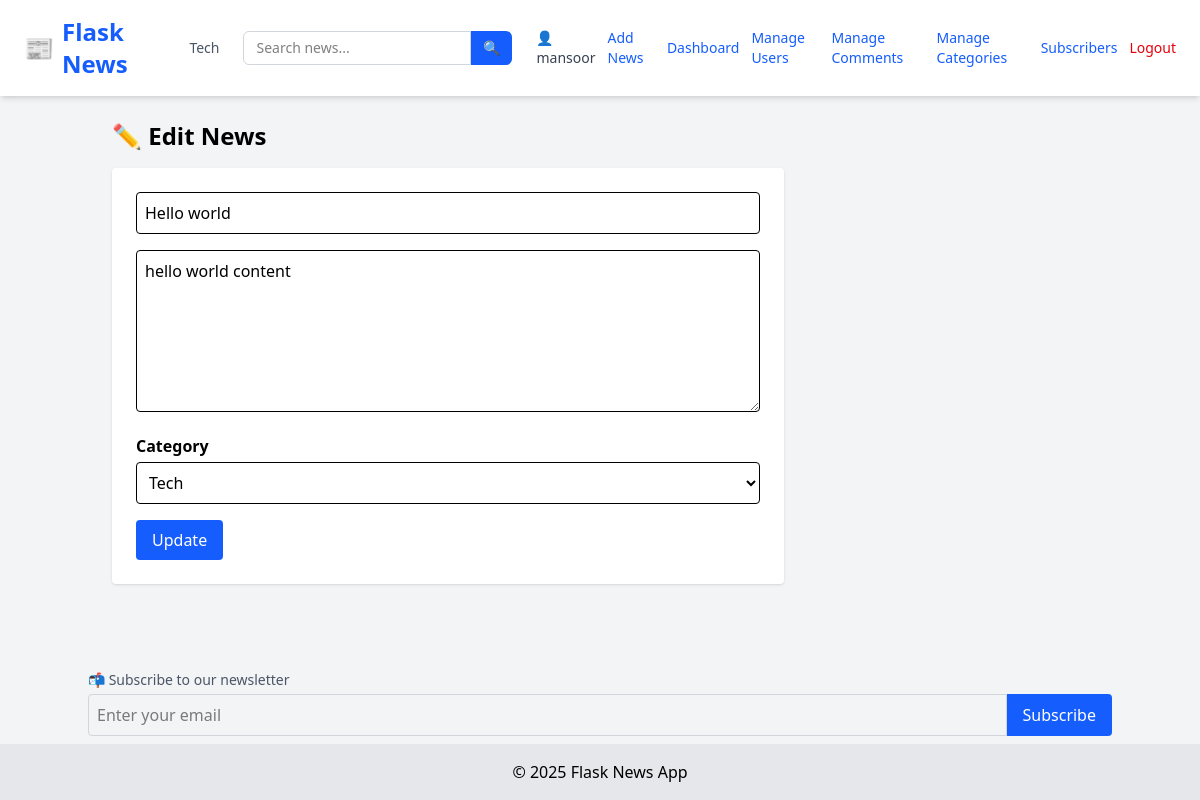
/edit/1 (signed in), run on the app's committed database.
### tables this page shows
CREATE TABLE categories (
            id INTEGER PRIMARY KEY AUTOINCREMENT,
            name TEXT UNIQUE NOT NULL
        );

CREATE TABLE users (
            id INTEGER PRIMARY KEY AUTOINCREMENT,
            username TEXT NOT NULL,
            email TEXT UNIQUE NOT NULL,
            password TEXT NOT NULL,
            role TEXT DEFAULT 'user'
        );

CREATE TABLE news (
            id INTEGER PRIMARY KEY AUTOINCREMENT,
            title TEXT,
            content TEXT,
            image TEXT,
            author_id INTEGER,
            category_id INTEGER,
            view_count INTEGER DEFAULT 0,
            FOREIGN KEY(author_id) REFERENCES users(id),
            FOREIGN KEY(category_id) REFERENCES categories(id)
        );

### app/admin_routes.py (the view, shortened to what this page needs)
@admin.route('/edit/<int:id>', methods=['GET', 'POST'])
@login_required
@admin_only
def edit_news(id):
    conn = sqlite3.connect(current_app.config['DATABASE'])
    c = conn.cursor()
    c.execute("SELECT id, name FROM categories")
    categories = c.fetchall()
    c.execute("SELECT id, title, content FROM news WHERE id = ?", (id,))
    news = c.fetchone()
    conn.close()
    if not news:
        return "News not found", 404
    return render_template('edit_news.html', news=news,categories=categories)

### app/__init__.py (called while the page is built)
def create_app():
    app = Flask(__name__, instance_relative_config=True)
    app.config.from_object('config.Config')
    from app.routes import main
    app.register_blueprint(main)
    from app.admin_routes import admin
    app.register_blueprint(admin)
    from app.user_routes import user
    app.register_blueprint(user)
    init_db(app)
    login_manager.init_app(app)
    @login_manager.user_loader
    def user_loader(user_id):
        return load_user(user_id)
    @app.context_processor
    def inject_now():
        return {'now': datetime.now}
    @app.context_processor
    def inject_categories():
        conn = sqlite3.connect(current_app.config['DATABASE'])
        c = conn.cursor()
        c.execute("SELECT id, name FROM categories ORDER BY name ASC")
        categories = c.fetchall()
        conn.close()
        return {'categories': categories}
    return app

### app/models.py (called while the page is built)
def load_user(user_id):
    conn = sqlite3.connect(current_app.config['DATABASE'])
    c = conn.cursor()
    c.execute("SELECT id, username,email, role FROM users WHERE id = ?", (user_id,))
    row = c.fetchone()
    conn.close()
    if row:
        return User(*row)
    return None

### app/utils.py (called while the page is built)
def admin_only(f):
    @wraps(f)
    def decorated(*args, **kwargs):
        if not current_user.is_authenticated or current_user.role != 'admin':
            abort(403)
        return f(*args, **kwargs)
    return decorated

### app/templates/edit_news.html
{% extends "layout.html" %} {% block title %}Edit News{% endblock %} {% block
content %}
<h2 class="text-2xl font-bold mb-4">✏️ Edit News</h2>
<form method="POST" class="bg-white p-6 rounded shadow max-w-2xl">
  <input
    name="title"
    type="text"
    value="{{ news[1] }}"
    required
    class="w-full mb-4 p-2 border rounded"
  />
  <textarea
    name="content"
    required
    class="w-full mb-4 p-2 border rounded"
    rows="6"
  >
{{ news[2] }}</textarea
  >
<div class="mb-4">
  <label class="block mb-1 font-semibold">Category</label>
  <select name="category" class="w-full p-2 border rounded" required>
    {% for cat in categories %}
    <option value="{{ cat[0] }}"
      {% if news and news[3] == cat[0] %}selected{% endif %}>
      {{ cat[1] }}
    </option>
    {% endfor %}
  </select>
</div>
  <button type="submit" class="bg-blue-600 text-white px-4 py-2 rounded">
    Update
  </button>
</form>
{% endblock %}

### app/templates/layout.html (shortened to what this page needs)
<!DOCTYPE html>
<html lang="en">
  <head>
    <link
      rel="stylesheet"
      href="https://cdnjs.cloudflare.com/ajax/libs/font-awesome/4.7.0/css/font-awesome.min.css"
    />
    <script src="https://cdn.jsdelivr.net/npm/@tailwindcss/browser@4"></script>
  </head>
  <body class="bg-gray-100 min-h-screen flex flex-col">
    <nav
      class="bg-white shadow-md px-6 py-4 flex flex-wrap md:flex-nowrap justify-between items-center"
    >
      <a
        href="/"
        class="text-2xl font-extrabold text-blue-600 flex items-center gap-2"
      >
        📰 <span>Flask News</span>
      </a>
      <div
        class="flex flex-wrap justify-center gap-3 mt-4 md:mt-0 md:ml-6 text-sm text-gray-600 font-medium"
      >
        {% for cat in categories %}
        <a
          href="{{ url_for('main.filter_by_category', name=cat[1]) }}"
          class="hover:text-blue-600 transition-colors"
        >
          {{ cat[1] }}
        </a>
        {% endfor %}
      </div>
      <form
        method="GET"
        action="{{ url_for('main.search') }}"
        class="flex mt-4 md:mt-0 md:ml-6"
      >
        <input
          type="text"
          name="q"
          placeholder="Search news..."
          required
          class="px-3 py-1.5 border rounded-l-md border-gray-300 focus:outline-none focus:ring focus:border-blue-500 text-sm"
        />
        <button
          type="submit"
          class="px-3 py-1.5 bg-blue-600 text-white rounded-r-md text-sm hover:bg-blue-700 transition-colors"
        >
          🔍
        </button>
      </form>
      <div class="flex items-center gap-3 mt-4 md:mt-0 md:ml-6 text-sm">
        {% if current_user.is_authenticated %}
        <a href="{{ url_for('user.user_profile', email=current_user.email) }}"
          ><span class="text-gray-700">👤 {{ current_user.username }}</span></a
        >
        {% if current_user.role == 'admin' %}
        <a href="/add" class="text-blue-600 hover:underline">Add News</a>
        <a
          href="{{url_for('admin.dashboard')}}"
          class="text-blue-600 hover:underline"
          >Dashboard</a
        >
        <a
          href="{{ url_for('admin.manage_users') }}"
          class="text-blue-600 hover:underline"
          >Manage Users</a
        >
        <a
          href="{{ url_for('admin.manage_comments') }}"
          class="text-blue-600 hover:underline"
        >
          Manage Comments</a
        >
        <a
          href="{{ url_for('admin.manage_categories') }}"
          class="text-blue-600 hover:underline"
        >
          Manage Categories</a
        >
        <a
          href="{{ url_for('admin.view_subscribers') }}"
          class="text-blue-600 hover:underline"
          >Subscribers</a
        >
        {% endif %}
        <a href="/logout" class="text-red-600 hover:underline">Logout</a>
        {% else %}
        <a href="/login" class="text-blue-600 hover:underline">Login</a>
        <a href="/register" class="text-blue-600 hover:underline">Register</a>
        {% endif %}
      </div>
    </nav>
    <main class="flex-grow container mx-auto p-6">
       {% block content %}{% endblock %}
    </main>
    <div class="container mx-auto mb-2">
      <form action="{{ url_for('user.subscribe') }}" method="POST" class="mt-4">
        <label class="block text-sm text-gray-600 mb-1"
          >📬 Subscribe to our newsletter</label
        >
        <div class="flex">
          <input
            type="email"
            name="email"
            required
            placeholder="Enter your email"
            class="w-full p-2 rounded-l border border-gray-300"
          />
          <button type="submit" class="bg-blue-600 text-white px-4 rounded-r">
            Subscribe
          </button>
        </div>
      </form>
    </div>
    <footer class="bg-gray-200 text-center py-4">
      &copy; {{ now().year }} Flask News App
    </footer>
  </body>
</html>

### data on the page
categories: name "Tech"
users: username "mansoor"
news: title "Hello world", content "hello world content"

### other printed values
form field category "Tech"
